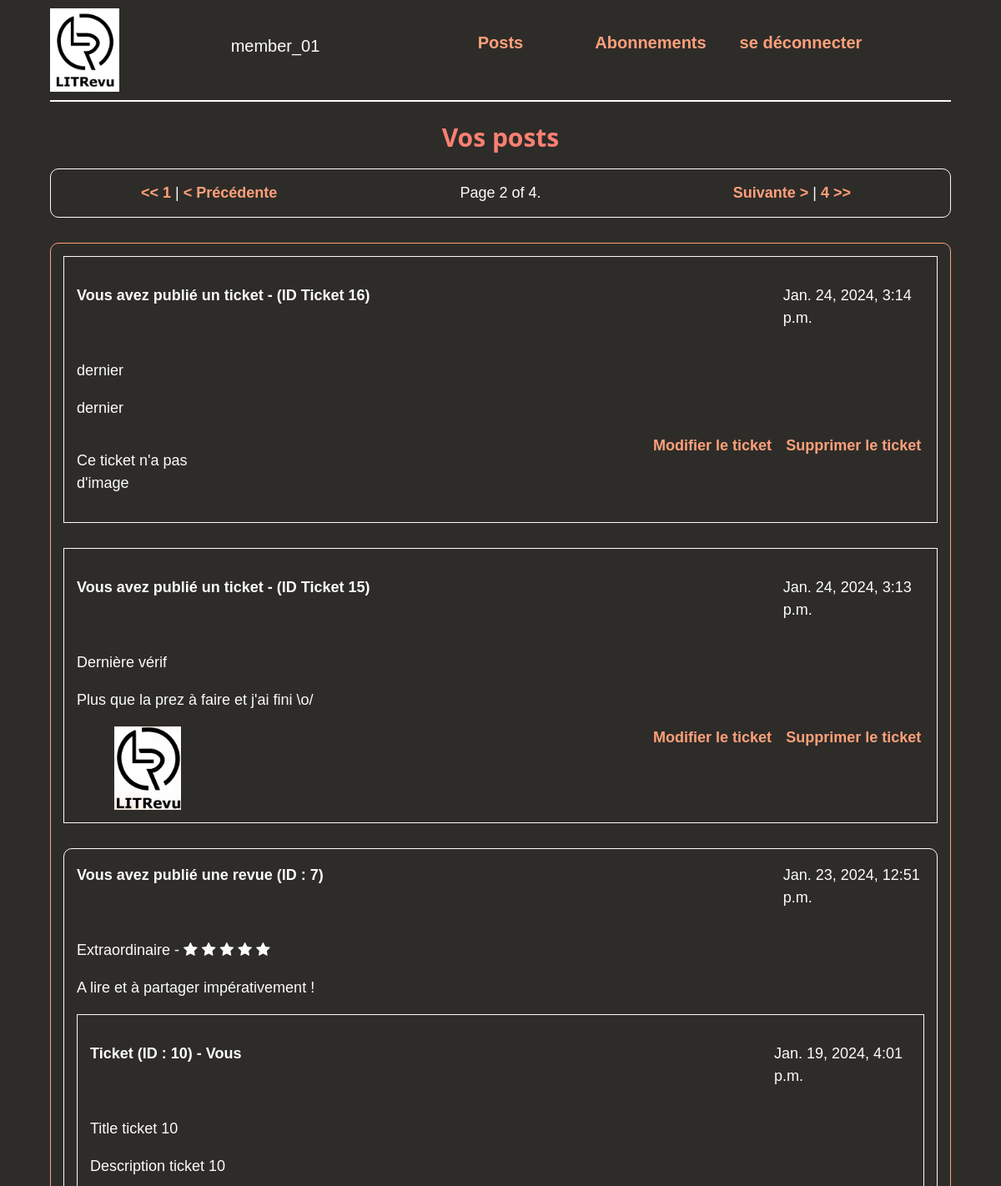
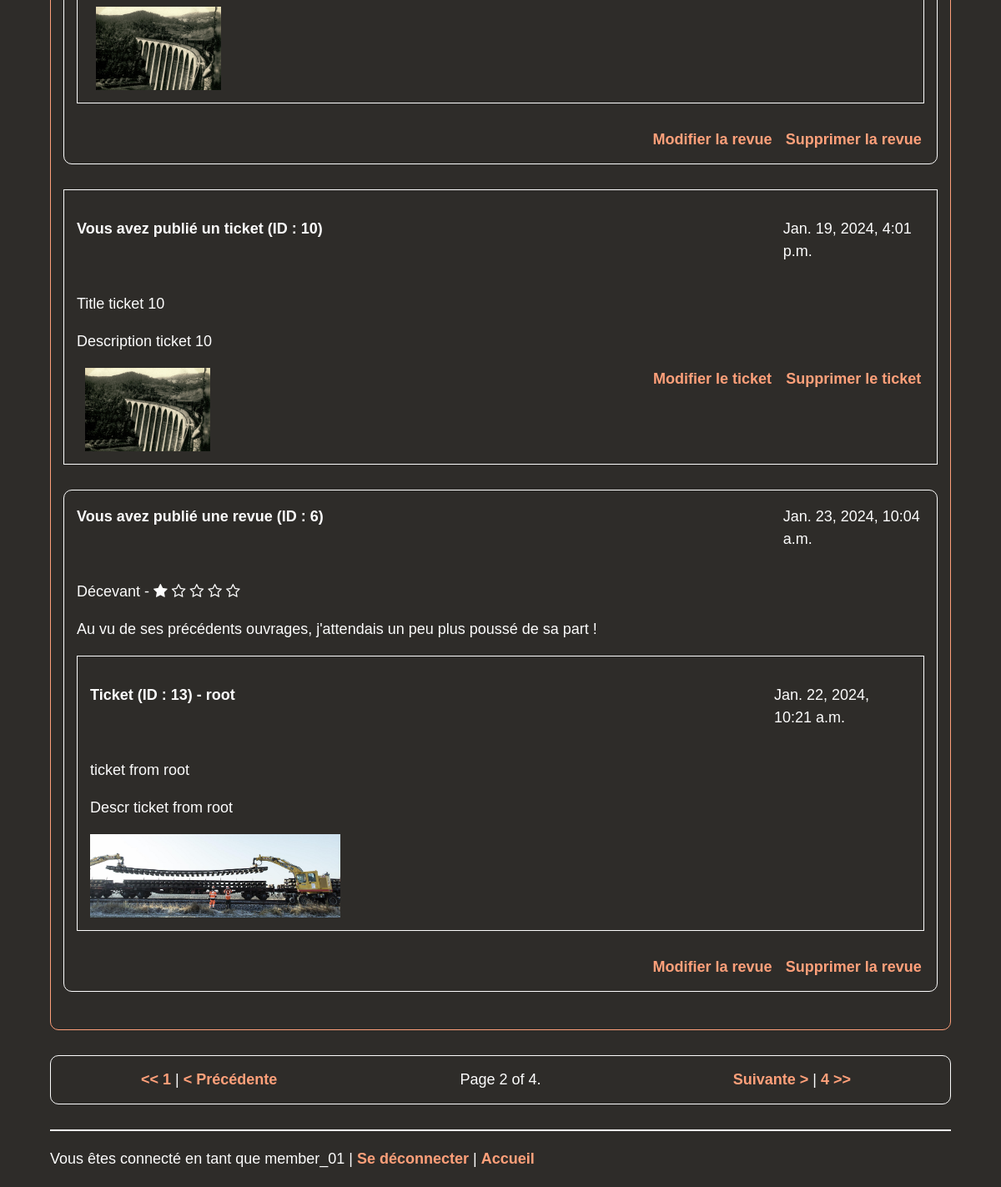
The page /activity/?page=2 (signed in) on the database its author committed (2 pictures, top to bottom).
### reviews/models.py (models this page shows)
class Ticket(models.Model):
    title = models.CharField(
        max_length=128,
    )
    description = models.TextField(
        max_length=2048,
    )
    user = models.ForeignKey(
        settings.AUTH_USER_MODEL,
        on_delete=models.CASCADE,
    )
    image = models.ImageField(
        null=True,
        blank=True,
    )
    time_created = models.DateTimeField(
        auto_now_add=True,
    )

class Review(models.Model):
    ticket = models.ForeignKey(
        Ticket,
        on_delete=models.CASCADE,
        blank=True,
    )
    rating = models.PositiveSmallIntegerField(
        validators=[
            MinValueValidator(0),
            MaxValueValidator(5)
        ]
    )
    user = models.ForeignKey(
        settings.AUTH_USER_MODEL,
        on_delete=models.CASCADE,
    )
    headline = models.CharField(
        max_length=128,
    )
    body = models.TextField(
        max_length=8192,
        blank=True,
    )
    time_created = models.DateTimeField(
        auto_now_add=True,
    )

### reviews/views.py (the view)
# urls.py: path('activity/', views.activity, name='activity'),
@login_required
def activity(request):
    header = 'Vos posts'
    user = request.user
    followed = helpers.followed_users(user)
    " The users' reviews with the belonging tickets. "
    reviews_qs = Review.objects.select_related("ticket").filter(
        Q(user__in=UserFollows.objects.filter(user=user)\
            .values("followed_user")) | Q(user=user)
    )
    reviews_qs = reviews_qs.annotate(
        content_type=Value('REVIEW', CharField()))
    tickets = Ticket.objects.filter(
        user=user
    ).exclude(id__in=reviews_qs.values("ticket_id"))
    reviews = []
    for review in reviews_qs:
        if (not(review.ticket.user == review.user)) | (review.user==user):
            reviews.append(review)
    """ The users' tickets with the belonging reviews,
        excluding the tickets already stored with a review.
    """
    tickets = tickets.annotate(
        content_type=Value('TICKET', CharField()))
    " combine and sort the two types of posts. "
    posts = sorted(
        chain(reviews, tickets),
        key=lambda post: post.time_created,
        reverse=True
    )
    " Pagination with 4 posts per page. "
    paginator = Paginator(posts, 4)
    page = request.GET.get("page")
    page_obj = paginator.get_page(page)
    return render(request, 'rev/activity.html', context={
        'header': header,
        'user': user,
        'posts': posts,
        'page_obj': page_obj,
        'followed': followed,
    })

### reviews/utils/helpers.py (called while the page is built)
def followed_users(user):
    f_users = UserFollows.objects.filter(user=user)
    return f_users

### reviews/templates/rev/activity.html (shortened to what this page needs)
{% extends 'base.html' %}
{% block content %}
{% include 'rev/includes/pagination.html' %}
    <div class="cadre">
        {% for post in page_obj %}
            {% if post.content_type == 'REVIEW' %}
                <div class="review">
                    <div class="w3-row">
                        <p class="bold w3-col m10">
                            {% if post.user == user %}
                            Vous avez
                            {% endif %}
                            publié une revue (ID : {{ post.id }})
                        </p>
                        <p class="w3-col m2">{{ post.time_created }} </p>
                    </div>
                    {% include 'rev/includes/review_snippet.html' %}
                    <div class="ticket">
                        <div class="w3-row">
                            <p class="bold w3-col m10">
                                Ticket (ID : {{ post.ticket.id }}) - {% if post.ticket.user.username == user.username %}
                                    Vous
                                {% else %}
                                    {{ post.ticket.user.username }}
                                {% endif %}
                            </p>
                            <p class="w3-col m2">{{ post.ticket.time_created }} </p>
                        </div>
                        <p>{{ post.ticket.title }} </p>
                        <p>{{ post.ticket.description }} </p>
                        <div class="w3-row">
                            <div class="w3-col m2">
                                {% if post.ticket.image %}
                                    <img src="../../../reviews/images/{{ post.ticket.image }}"
                                    alt="Image ticket {{ t.ticket.id }}" height="100px">
                                {% else %}
                                    <p>Ce ticket n'a pas d'image </p>
                                {% endif %}
                            </div>
                            <div class="w3-col m10">
                            </div>
                        </div>
                    </div>
                    {% if post.user == user %}
                    <div class="w3-row">
                        <div class="w3-col m8">
                        </div>
                        <a class="w3-col m2 text_center" href="{% url 'edit-review' review_id=post.id %}">
                            Modifier la revue
                        </a>
                        <a class="w3-col m2 text_center" href="{% url 'delete-review' review_id=post.id %}">
                            Supprimer la revue
                        </a>
                    </div>
                    {% endif %}
                </div>
                {% if post.ticket.user == user %}
                <div class="ticket">
                    <div class="w3-row">
                        <p class="bold w3-col m10">
                            {% if post.ticket.user.username == user.username %}
                                Vous avez
                            {% else %}
                                {{ post.ticket.user.username }} a
                            {% endif %}
                            publié un ticket (ID : {{ post.ticket.id }})
                        </p>
                        <p class="w3-col m2">{{ post.ticket.time_created }} </p>
                    </div>
                    <p>{{ post.ticket.title }} </p>
                    <p>{{ post.ticket.description }} </p>
                    <div class="w3-row">
                        <div class="w3-col m2">
                            {% if post.ticket.image %}
                                <img src="../../../reviews/images/{{ post.ticket.image }}"
                                    alt="Image ticket {{ t.ticket.id }}" height="100px">
                            {% else %}
                                <p>Ce ticket n'a pas d'image </p>
                            {% endif %}
                        </div>
                        <div class="w3-col m6">
                        </div>
                        <a class="w3-col m2 text_center" href="{% url 'edit-ticket' ticket_id=post.ticket.id %}">
                            Modifier le ticket
                        </a>
                        <a class="w3-col m2 text_center" href="{% url 'delete-ticket' ticket_id=post.ticket.id %}">
                            Supprimer le ticket
                        </a>
                    </div>
                </div>
                {% endif %}
            {% elif post.content_type == 'TICKET' %}
                <div class="ticket">
                    <div class="w3-row">
                        <p class="bold w3-col m10">
                            {% if post.user == user %}
                            Vous avez
                            {% endif %}
                            publié un ticket - (ID Ticket {{ post.id }})
                        </p>
                        <p class="w3-col m2">{{ post.time_created }} </p>
                    </div>
                    <p>{{ post.title }} </p>
                    <p>{{ post.description }} </p>
                    <div class="w3-row">
                        <div class="w3-col m2">
                            {% if post.image %}
                                <img src="../../../reviews/images/{{ post.image }}"
                                    alt="Image ticket {{ t.id }}" height="100px">
                            {% else %}
                                <p>Ce ticket n'a pas d'image </p>
                            {% endif %}
                        </div>
                        {% if post.user == user %}
                            <div class="w3-col m6">
                            </div>
                            <a class="w3-col m2 text_center" href="{% url 'edit-ticket' ticket_id=post.id %}">
                                Modifier le ticket
                            </a>
                            <a class="w3-col m2 text_center" href="{% url 'delete-ticket' ticket_id=post.id %}">
                                Supprimer le ticket
                            </a>
                        {% else %}
                            <div class="w3-col m10">
                                &nbsp;
                            </div>
                        {% endif %}
                    </div>
                </div>
            {% endif %}
        {% endfor %}
    </div>
{% include 'rev/includes/pagination.html' %}
{% endblock content %}

### reviews/templates/base.html (shortened to what this page needs)
{% load static %}
<!DOCTYPE html>
<html>
    <head>
        <link rel="stylesheet" href="{% static 'CSS/w3.css' %}" >
        <link rel="stylesheet" href="https://cdnjs.cloudflare.com/ajax/libs/font-awesome/4.7.0/css/font-awesome.min.css">
        <link rel="stylesheet" media="screen" viewport="screen" href="{% static 'CSS/styles.css' %}" rel="stylesheet">
    </head>
    <body>
        <div id="home" class="container div_">
            <div id="header">
                <div class="w3-row">
                    <a class="w3-col m2" title="Accueil" href="{% url 'home' %}">
                        <div id="logo">
                            <img src="../../../reviews/images/logo.png"
                                alt="Alt logo" height="100px">
                        </div>
                    </a>
                    <div id="menu" class="w3-col m9">
                        <div class="menu_no_link">
                            {%  if user.is_authenticated %}
                                {{ user.username }}
                            {%  endif %}
                        </div>
                        <div class="menu_link">
                            <a href="{% url 'activity' %}">
                                Posts
                            </a>
                            </div>
                        <div class="menu_link">
                            <a href="{% url 'abonnements' %}">
                                Abonnements
                            </a>
                        </div>
                        <div class="menu_link">
                            <a href="{% url 'logout' %}">
                                se déconnecter
                            </a>
                        </div>
                    </div>
                </div>
                <hr>
                <h2 class="text_center">{{ header }}</h2>
            </div>
            {% block content %}{% endblock content %}
            <hr>
            <div id="footer">
                <p>
                {%  if user.is_authenticated %}
                    Vous êtes connecté en tant que {{ request.user }} |
                    <a href="{% url 'logout' %}">Se déconnecter</a> | {% endif %} <a href="{% url 'home' %}">Accueil</a>
                </p>
            </div>
        </div>
    </body>
</html>

### reviews/templates/rev/includes/review_snippet.html
<p>{{ post.headline }} -
{% if post.rating == 0 %}
    <i class="fa fa-star-o"></i> <i class="fa fa-star-o"></i> <i class="fa fa-star-o"></i> <i class="fa fa-star-o"></i> <i class="fa fa-star-o"></i> </p>
{% elif post.rating == 1 %}
    <i class="fa fa-star"></i> <i class="fa fa-star-o"></i> <i class="fa fa-star-o"></i> <i class="fa fa-star-o"></i> <i class="fa fa-star-o"></i> </p>
{% elif post.rating == 2 %}
    <i class="fa fa-star"></i> <i class="fa fa-star"></i> <i class="fa fa-star-o"></i> <i class="fa fa-star-o"></i> <i class="fa fa-star-o"></i> </p>
{% elif post.rating == 3 %}
    <i class="fa fa-star"></i> <i class="fa fa-star"></i> <i class="fa fa-star"></i> <i class="fa fa-star-o"></i> <i class="fa fa-star-o"></i> </p>
{% elif post.rating == 4 %}
    <i class="fa fa-star"></i> <i class="fa fa-star"></i> <i class="fa fa-star"></i> <i class="fa fa-star"></i> <i class="fa fa-star-o"></i> </p>
{% elif post.rating == 5 %}
    <i class="fa fa-star"></i> <i class="fa fa-star"></i> <i class="fa fa-star"></i> <i class="fa fa-star"></i> <i class="fa fa-star"></i> </p>
{% endif %}
<p>{{ post.body }} </p>

### reviews/static/CSS/w3.css (style rules this page uses)
html { box-sizing:border-box }
*,*:before,*:after { box-sizing:inherit }
html { -ms-text-size-adjust:100%;-webkit-text-size-adjust:100% }
body { margin:0 }
a { background-color:transparent }
img { border-style:none }
hr { box-sizing:content-box;height:0;overflow:visible }
html,body { font-family:Verdana,sans-serif;font-size:15px;line-height:1.5 }
html { overflow-x:hidden }
h2 { font-size:30px }
h1,h2,h3,h4,h5,h6 { font-family:"Segoe UI",Arial,sans-serif;font-weight:400;margin:10px 0 }
hr { border:0;border-top:1px solid #eee;margin:20px 0 }
img { vertical-align:middle }
a { color:inherit }
.w3-container:after,.w3-container:before,.w3-panel:after,.w3-panel:before,.w3-row:after,.w3-row:before,.w3-row-padding:after,.w3-row-padding:before, .w3-cell-row:before,.w3-cell-row:after,.w3-clear:after,.w3-clear:before,.w3-bar:before,.w3-bar:after { content:"";display:table;clear:both }
.w3-col,.w3-half,.w3-third,.w3-twothird,.w3-threequarter,.w3-quarter { float:left;width:100% }
@media (min-width:601px) { .w3-col.m2 { width:16.66666% } }
@media (min-width:601px) { .w3-col.m6,.w3-half { width:49.99999% } }
@media (min-width:601px) { .w3-col.m8,.w3-twothird { width:66.66666% } }
@media (min-width:601px) { .w3-col.m9,.w3-threequarter { width:74.99999% } }
@media (min-width:601px) { .w3-col.m10 { width:83.33333% } }

### reviews/static/CSS/styles.css (style rules this page uses)
:root { --back_color: #2E2C29; --middle_grey_color: #95928f; --text_color: #FCFCFC; --deco_color: #ff4500; --button_color: #FFA07A; --button_hover: #fa8072; }
body { font-family: sans-serif; background-color: var(--back_color); color: var(--text_color); font-size: 18px; ; }
a { text-decoration: none; color: var(--button_color); text-shadow: var(--back_color); font-weight: bold; }
h2 { font-weight: 600; color: var(--button_hover); }
hr { border-top: 2px solid var(--text_color); }
img { display: block; max-width: 300px; margin: 0 auto; }
#header div.w3-row { max-height: 100px; }
#logo { max-height: 150px; float: left; margin-top: 10px; }
#menu { display: flex; flex-wrap: nowrap; padding-top: 1rem; margin-right: 1rem; margin-top: 1rem; }
#menu > div { background-color: var(--button_color); color: var(--back_color); width: 200px; margin: 10px; text-align: center; line-height: 2rem; font-size: 20px; }
#menu > .menu_link { background-color: var(--back_color); width: 200px; margin: 10px; text-align: center; line-height: 1.5rem; font-size: 20px; }
#menu > .menu_no_link { background-color: var(--back_color); color: var(--text_color); border: none; margin-right: 100px; }
.bold { font-weight: bold; }
.cadre { border: var(--button_color) solid 1px; border-radius: 10px; padding: 1rem; padding-top: 0; margin-top: 1rem; margin-bottom: 2rem; }
.container { width: 90%; margin: 0 auto; margin-bottom: 20px; }
.text_center { text-align: center; }
.new_buttons, .review { border: var(--text_color) solid 1px; border-radius: 10px; padding: 1rem; padding-top: 0; margin-top: 1rem; margin-bottom: 2rem; }
.ticket { border: var(--text_color) solid 1px; padding: 1rem; margin-top: 1rem; margin-bottom: 2rem; }

### rows shown on the page
Ticket: shows "Vous avez", id "16", time_created "Jan. 24, 2024, 3:14 p.m.", title "dernier", description "dernier", image "Ce ticket n'a pas d'image", shows "Modifier le ticket"
Ticket: shows "Vous avez", id "15", time_created "Jan. 24, 2024, 3:13 p.m.", title "Dernière vérif", description "Plus que la prez à faire et j'ai fini \\o/", image (picture), shows "Modifier le ticket"
Review: shows "Vous avez", id "7", time_created "Jan. 23, 2024, 12:51 p.m.", headline "Extraordinaire", rating 5 (drawn), body "A lire et à partager impérativement !", ticket.id "10", ticket.time_created "Jan. 19, 2024, 4:01 p.m.", ticket "Title ticket 10", ticket.description "Description ticket 10", ticket.image (picture), shows "Modifier la revue"
Review: shows "Vous avez", id "6", time_created "Jan. 23, 2024, 10:04 a.m.", headline "Décevant", rating 1 (drawn), body "Au vu de ses précédents ouvrages, j'attendais un peu plus poussé de sa part !", ticket.id "13", ticket.user.username "root", ticket.time_created "Jan. 22, 2024, 10:21 a.m.", ticket "ticket from root", ticket.description "Descr ticket from root", ticket.image (picture), shows "Modifier la revue"

### other values the page prints
{{ user.username }} "member_01"
{{ header }} "Vos posts"
{{ page_obj.number }} "2 2"
{{ page_obj.paginator.num_pages }} "4 4"
{{ request.user }} "member_01"
